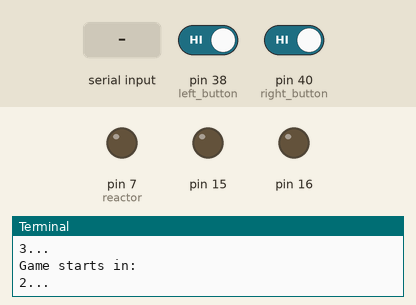
Bench run of a program on a simulated Raspberry Pi (header pin numbers). Shown: output pins drawn as LEDs (lit = HIGH), the last lines printed to the terminal. The test bench sets the inputs (shaded band); at power-on: pin 38 (left_button) HIGH, pin 40 (right_button) HIGH. Random numbers come from a fixed seed.

Above: at 1.2 s.
1.3 s: pin 38 (left_button) driven LOW and pin 40 (right_button) driven LOW
7.0 s: "5" typed at the terminal, then Enter
At 11.4 s:
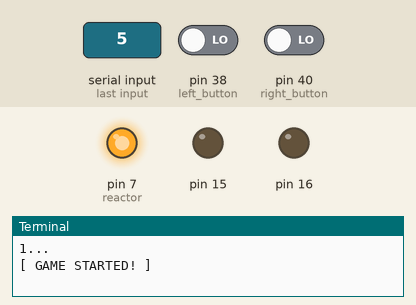
12.2 s: "90" typed at the terminal, then Enter
At 18.5 s:
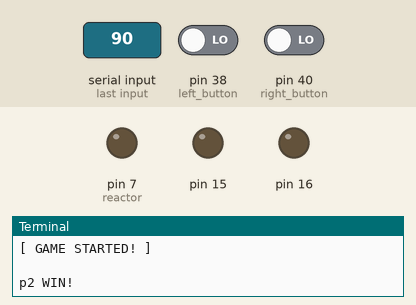
Timing chart, 0 to 20.0 s (numbered marks = the images above; inputs shaded):
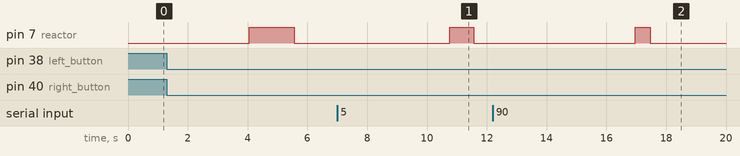

Measured:
- after the input at 7.0 s, pin 7 (reactor): LOW → HIGH after 3.8 s, → LOW 0.80 s later
- after the input at 12.2 s, pin 7 (reactor): LOW → HIGH after 4.8 s, → LOW 0.50 s later

The program:

reaction_game.py
```python
#!/usr/bin/python
# coding=utf-8
import RPi.GPIO as GPIO
from time import sleep
from os import system
from numpy.random import uniform

#from pudb import set_trace; set_trace()

# Pin physical numeration
GPIO.setmode(GPIO.BOARD)

# Configuration
# /////////////////////////////////////////////////////////

# Reactor's light channel
reactor = 7

# Winner player's light and button channels (light, button)
left_light = 15
left_button = 38
right_light = 16
right_button = 40

# Channels list
channels = (reactor, left_light, right_light)

# Countdown to start game
countdown = 3

# /////////////////////////////////////////////////////////

# Pinout
GPIO.setup(tuple(channels), GPIO.OUT)
GPIO.setup(left_button, GPIO.IN, GPIO.PUD_UP)
GPIO.setup(right_button, GPIO.IN, GPIO.PUD_UP)

# Variables
reactor_light = False
playing = False
on = False
time = 0


def poweron(pin):
	GPIO.output(pin, True)

def poweroff(pin):
	GPIO.output(pin, False)

def generate():
	return float('{0:.1f}'.format(uniform(0.3,2)))

def clear():
	return system('clear')

def left_button_pressed(channel):
	global on
	if on:
		p1.win()
	else:
		p2.win()

def right_button_pressed(channel):
	global on
	if on:
		p2.win()
	else:
		p1.win()

class Player:
	def __init__(self, light, button, name):
		self.light = light
		self.button = button
		self.points = 0
		self.name = name

	def win(self):
		self.points += 1

		clear()
		print '{} WIN!'.format(self.name)

		p = GPIO.PWM(self.light, 0.5)

		for i in range(0,3):
			p.start(0)
			for dc in range(0,101):
				p.ChangeDutyCycle(dc)
			for dc in reversed(range(0, 100, )):
				p.ChangeDutyCycle(dc)
		for i in range(0,3):
			GPIO.output(self.light, True)
			sleep(0.3)
			GPIO.output(self.light, False)
			sleep(0.3)

class Game:
	def __init__(self):
		self.light = reactor
		GPIO.output(reactor, False)

	def scoreboard(self):
		clear()

		global players
		number_of_players = sum([1 for player in players])
		print '========== SCOREBOARD =========='
		for player_number in range(number_of_players):
			player = players[player_number]
			print 'Player {0}: {1}'.format(player_number + 1, player.points)
		print '================================'
		raw_input('\n> [ Press key to continue ]\n')

	def start(self):
		global time
		time = generate()
		sleep(time)

		global on
		on = True
		poweron(reactor)
		time = generate()
		sleep(time)

		on = False
		poweroff(reactor)


if __name__ == '__main__':
	# Player creation
	p1 = Player(left_light, left_button, 'p1')
	p2 = Player(right_light, right_button, 'p2')

	# Participant players
	players = (p1, p2)

	try:
		while True:
			clear()
			# Wait before start
			for t in reversed(range(1, countdown + 1)):
				print 'Game starts in:\n{0}...'.format(t)
				sleep(1)
				clear()

			print '[ GAME STARTED! ]\n'
			playing = True

			while playing is True or (GPIO.input(left_button) == True) or (GPIO.input(right_button) == True):
				# Reactor light
				Game().start()

				if playing is True:
					if GPIO.input(left_button) == False:
						playing = False
						if on:
							p1.win()
							break
						else:
							p2.win()
							break
					elif GPIO.input(right_button) == False:
						playing = False
						if on:
							p2.win()
							break
						else:
							p1.win()
							break

			Game().scoreboard()

	except KeyboardInterrupt:
	    print '\n\n[ Execution aborted ]'
	except ValueError:
	    print '\n[ Unexpected value ]'
	except IndexError:
	    print '\n[ Index out of range ]'
	except TypeError:
	    print '\n[ Required values: 0 or 1 ]'
	finally:
	    GPIO.cleanup()
```
